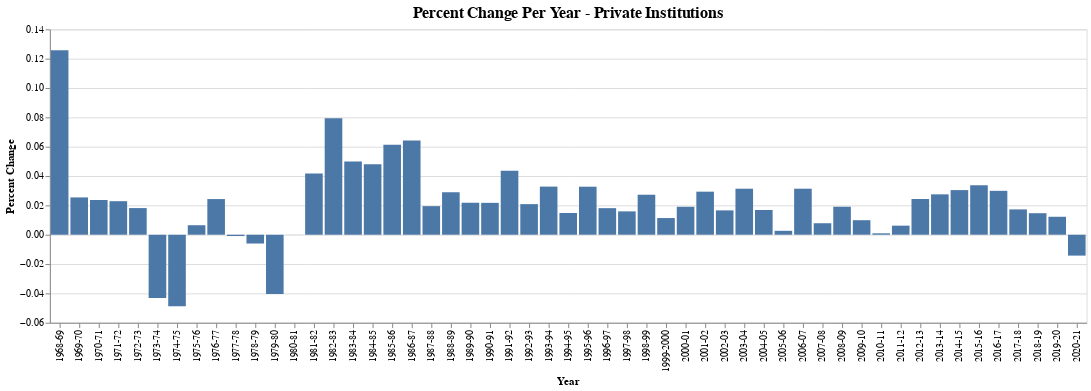

The code cell stored with this chart in its notebook:
### Code cell
#chart configuration for private institutions
alt.Chart(tuition_pct_change.reset_index()).mark_bar().encode(
    x='Year',
    y=alt.Y('Private', title='Percent Change')
).properties(
    title='Percent Change Per Year - Private Institutions'
).configure_title(
    'center',
    fontSize=16
)

### Figure 1 — Vega-Lite specification as saved in the notebook (floating-point values rounded to 4 significant figures)
{"config": {"view": {"continuousWidth": 400, "continuousHeight": 300}, "title": {"align": "center", "fontSize": 16}}, "data": {"name": "data-9f8a1e9adfe12dad63295994e6c2e97f"}, "mark": "bar", "encoding": {"x": {"field": "Year", "type": "nominal"}, "y": {"field": "Private", "title": "Percent Change", "type": "quantitative"}}, "title": "Percent Change Per Year - Private Institutions", "$schema": "https://vega.github.io/schema/vega-lite/v4.17.0.json", "datasets": {"data-9f8a1e9adfe12dad63295994e6c2e97f": [{"Year": "1968-69 ", "All Institutions": 0.039, "Private": 0.1258, "Public": 0.06437}, {"Year": "1969-70 ", "All Institutions": 0.02316, "Private": 0.02543, "Public": 0.02265}, {"Year": "1970-71 ", "All Institutions": 0.01329, "Private": 0.02367, "Public": 0.01844}, {"Year": "1971-72 ", "All Institutions": 0.01582, "Private": 0.02285, "Public": 0.02289}, {"Year": "1972-73 ", "All Institutions": 0.03964, "Private": 0.01816, "Public": 0.06289}, {"Year": "1973-74 ", "All Institutions": -0.05175, "Private": -0.0431, "Public": -0.05666}, {"Year": "1974-75 ", "All Institutions": -0.06142, "Private": -0.04883, "Public": -0.07127}, {"Year": "1975-76 ", "All Institutions": 0.005761, "Private": 0.006475, "Public": 0.009323}, {"Year": "1976-77 ", "All Institutions": 0.03401, "Private": 0.0243, "Public": 0.02748}, {"Year": "1977-78 ", "All Institutions": -0.009088, "Private": -0.0008973, "Public": -0.01314}, {"Year": "1978-79 ", "All Institutions": -0.02114, "Private": -0.006006, "Public": -0.03772}, {"Year": "1979-80 ", "All Institutions": -0.04212, "Private": -0.04049, "Public": -0.04248}, {"Year": "1980-81 ", "All Institutions": -0.009688, "Private": 5.885e-05, "Public": -0.018}, {"Year": "1981-82 ", "All Institutions": 0.03922, "Private": 0.04167, "Public": 0.03627}, {"Year": "1982-83 ", "All Institutions": 0.06924, "Private": 0.07944, "Public": 0.06739}, {"Year": "1983-84 ", "All Institutions": 0.03894, "Private": 0.04998, "Public": 0.03583}, {"Year": "1984-85 ", "All Institutions": 0.04612, "Private": 0.04805, "Public": 0.032}, {"Year": "1985-86", "All Institutions": 0.03676, "Private": 0.0614, "Public": 0.01867}, {"Year": "1986-87 ", "All Institutions": 0.06003, "Private": 0.0643, "Public": 0.04908}, {"Year": "1987-88 ", "All Institutions": 0.00978, "Private": 0.01949, "Public": 0.02176}, {"Year": "1988-89 ", "All Institutions": 0.02492, "Private": 0.02895, "Public": 0.0156}, {"Year": "1989-90 ", "All Institutions": 0.02349, "Private": 0.02179, "Public": 0.01506}, {"Year": "1990-91 ", "All Institutions": -0.0006022, "Private": 0.02172, "Public": -0.0008729}, {"Year": "1991-92 ", "All Institutions": 0.05008, "Private": 0.04367, "Public": 0.05222}, {"Year": "1992-93 ", "All Institutions": 0.03092, "Private": 0.02085, "Public": 0.02537}, {"Year": "1993-94 ", "All Institutions": 0.03469, "Private": 0.0328, "Public": 0.03068}, {"Year": "1994-95 ", "All Institutions": 0.01727, "Private": 0.01481, "Public": 0.01868}, {"Year": "1995-96 ", "All Institutions": 0.03373, "Private": 0.03274, "Public": 0.02365}, {"Year": "1996-97 ", "All Institutions": 0.02035, "Private": 0.0181, "Public": 0.01674}, {"Year": "1997-98 ", "All Institutions": 0.02206, "Private": 0.01591, "Public": 0.02783}, {"Year": "1998-99 ", "All Institutions": 0.03624, "Private": 0.02727, "Public": 0.02828}, {"Year": "1999-2000 ", "All Institutions": 0.009625, "Private": 0.01136, "Public": 0.00187}, {"Year": "2000-01 ", "All Institutions": 0.01177, "Private": 0.01905, "Public": 0.0112}, {"Year": "2001-02 ", "All Institutions": 0.03707, "Private": 0.02935, "Public": 0.04429}, {"Year": "2002-03 ", "All Institutions": 0.0359, "Private": 0.01659, "Public": 0.04138}, {"Year": "2003-04 ", "All Institutions": 0.05085, "Private": 0.03136, "Public": 0.06724}, {"Year": "2004-05 ", "All Institutions": 0.03366, "Private": 0.01687, "Public": 0.03915}, {"Year": "2005-06 ", "All Institutions": 0.01827, "Private": 0.002663, "Public": 0.02085}, {"Year": "2006-07 ", "All Institutions": 0.03185, "Private": 0.03137, "Public": 0.03041}, {"Year": "2007-08 ", "All Institutions": 0.01079, "Private": 0.007833, "Public": 0.01176}, {"Year": "2008-09 ", "All Institutions": 0.03702, "Private": 0.01908, "Public": 0.04373}, {"Year": "2009-10 ", "All Institutions": 0.0276, "Private": 0.009899, "Public": 0.04781}, {"Year": "2010-11 ", "All Institutions": 0.02433, "Private": 0.0009569, "Public": 0.03791}, {"Year": "2011-12 ", "All Institutions": 0.01275, "Private": 0.006175, "Public": 0.02449}, {"Year": "2012-13 ", "All Institutions": 0.02041, "Private": 0.02437, "Public": 0.0239}, {"Year": "2013-14 ", "All Institutions": 0.01886, "Private": 0.02752, "Public": 0.01987}, {"Year": "2014-15 ", "All Institutions": 0.02122, "Private": 0.03042, "Public": 0.02195}, {"Year": "2015-16 ", "All Institutions": 0.02159, "Private": 0.03371, "Public": 0.0238}, {"Year": "2016-17 ", "All Institutions": -0.0007969, "Private": 0.02991, "Public": -0.003536}, {"Year": "2017-18 ", "All Institutions": 0.006068, "Private": 0.01726, "Public": 0.006104}, {"Year": "2018-19 ", "All Institutions": -0.03074, "Private": 0.01467, "Public": 0.00649}, {"Year": "2019-20", "All Institutions": 0.04676, "Private": 0.01224, "Public": 0.00556}, {"Year": "2020-21", "All Institutions": -0.01369, "Private": -0.01424, "Public": -0.008504}]}}
